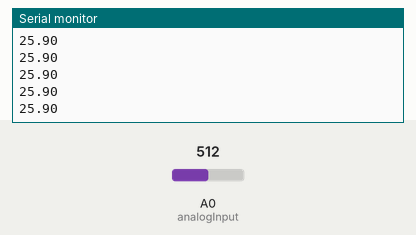
A sketch run on a simulated Arduino Uno, built with avr-gcc and run on an emulated ATmega328P. Shown: the last lines printed to the serial monitor. Inputs (shaded band) come from the test bench; at power-on: A0 (analogInput) = 512.

Above: at 1.2 s.
1.3 s: A0 (analogInput) set to 716
At 1.67 s:
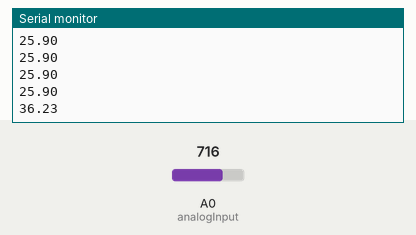
2.8 s: A0 (analogInput) set to 900
At 2.88 s:
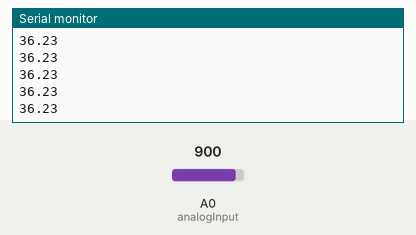
Timing chart, 0 to 5.8 s (numbered marks = the images above; inputs shaded):
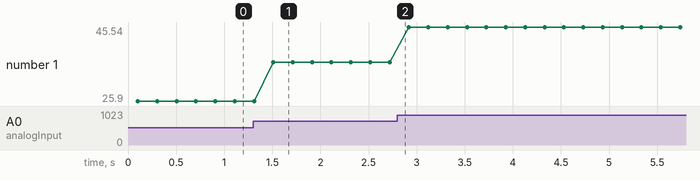

The sketch:

VOLTIMETRO_5V.ino
```cpp
/*
Voltímetro DC
Um Arduino DVM baseado no conceito de divisor de tensão
*/

byte i = 0;                                  //  Variável para usar no for
float accuml = 0.00;            //  Variável para guardar o valor acumulado da temperatura
//long vin = 0.00;                    //  Variável para guardar o valor lido da temperatura

int analogInput = 0;
float vout = 0.00;
float vin = 0.00;
float R1 = 100000.0; // resistência de R1 (100K)
float R2 = 10000.0; // resistência de R2 (10K)
int value = 0;
void setup(){
   pinMode(analogInput, INPUT);
   Serial.begin(9600);

}
void loop(){
   // leia o valor na entrada analógica
   value = analogRead(analogInput);
   vout = (value * 4.71) / 1024.0; // see text
   vin = vout / (R2/(R1+R2));
   if (vin<0.3) {
      vin=0.0;// declaração para anular a leitura indesejada!
   }

for ( i = 0; i<10; i++)
     {
           vin = vout / (R2/(R1+R2)) ;
           //Serial.println(vin);
           accuml = accuml + vin;
           delay(10);
      }
     vin = accuml / 10;
     Serial.println(vin);
     accuml = 0;
     delay(100);
}
```

Measured:
- after the input at 1.3 s, the serial monitor: prints a new line after 0.21 s (image 1)
- plotted number 1: 25.9 → 36.23 after the input at 1.3 s, 36.23 → 45.54 after the input at 2.8 s
